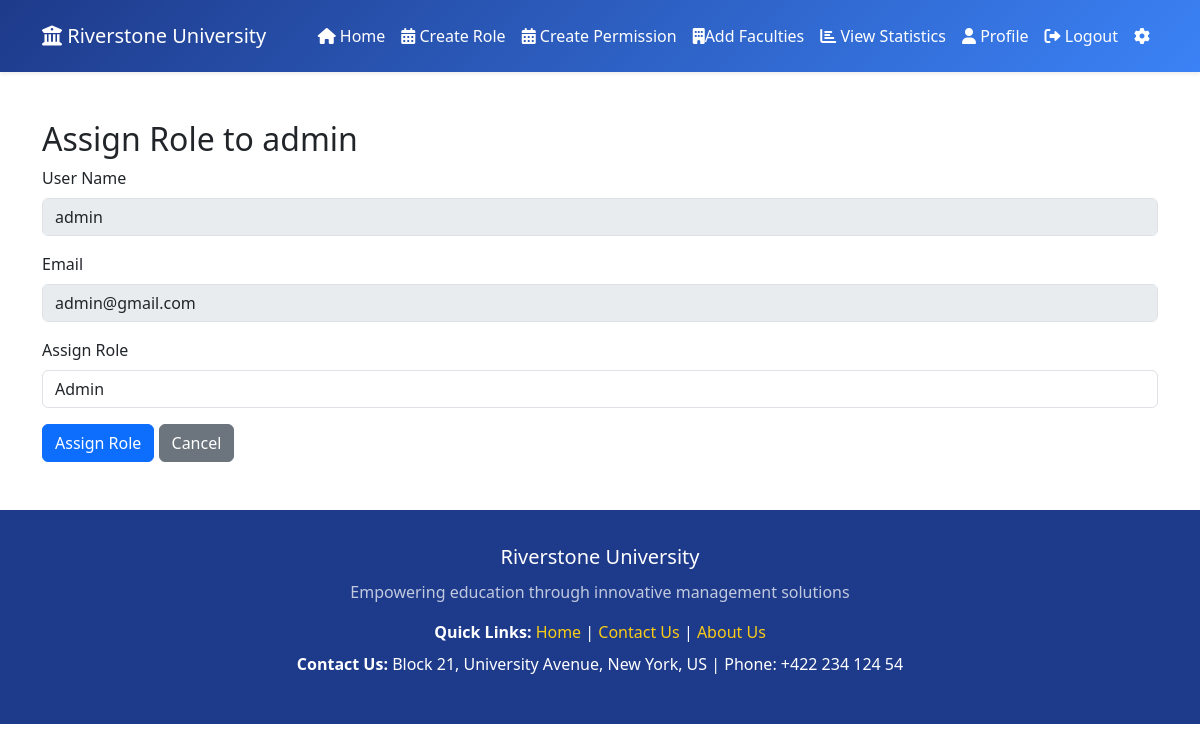
The page /src/Admin/design/assignrole.php?id=1 on the database its author committed.
### tables this page shows
CREATE TABLE `users` (
  `id` int(11) NOT NULL,
  `name` varchar(50) NOT NULL,
  `email` varchar(50) NOT NULL,
  `address` varchar(50) DEFAULT NULL,
  `phone` varchar(50) DEFAULT NULL,
  `password` varchar(255) NOT NULL,
  `faculty_id` int(11) DEFAULT NULL,
  `created_at` timestamp NOT NULL DEFAULT current_timestamp(),
  `last_login` timestamp NULL DEFAULT NULL
);

CREATE TABLE `role_user` (
  `user_id` int(11) NOT NULL,
  `role_id` int(11) NOT NULL
);

CREATE TABLE `roles` (
  `id` int(11) NOT NULL,
  `role_name` varchar(50) NOT NULL,
  `created_at` timestamp NOT NULL DEFAULT current_timestamp()
);

### _classes/Libs/Database/MySQL.php (called while the page is built, shortened)
<?php
class MySQL{
    private $dbhost;
    private $dbuser;
    private $dbpass;
    private $dbname;
    public function __construct(
        $dbhost="localhost",
        $dbuser="root",
        $dbpass="",
        $dbname="ewsd")
    {
        $this->dbhost=$dbhost;
        $this->dbuser=$dbuser;
        $this->dbpass=$dbpass;
        $this->dbname=$dbname;
    }
    public function connect(){
        try{
            $this->db=new PDO("mysql:dbhost=$this->dbhost;
            dbname=$this->dbname",
            $this->dbuser,
            $this->dbpass,
            [
                PDO::ATTR_ERRMODE => PDO::ERRMODE_EXCEPTION,
                PDO::ATTR_DEFAULT_FETCH_MODE => PDO::FETCH_OBJ,
            ]
            );
            return $this->db;
        }catch(PDOException $e){
            echo $e->getMessage();
            exit();
        }
    }
}

### _classes/Libs/Database/UsersTable.php (called while the page is built, shortened)
<?php
class UsersTable
{
    private $db;
    public function __construct(MySQL $mysql)
    {
        $this->db = $mysql->connect();
    }
    public function roleall()
    {
        $statement = $this->db->query(
            "SELECT * from roles"
        );
        return $statement->fetchAll();
    }
    public function getuserbyId($id)
    {
        $statement = $this->db->prepare("SELECT * FROM users WHERE id = :id");
        $statement->execute(['id' => $id]);
        return $statement->fetch(PDO::FETCH_OBJ);
    }
    public function getUserRole($id)
    {
        $statement = $this->db->prepare("
            SELECT role_id FROM role_user WHERE user_id = ?
        ");
        $statement->execute([$id]);
        return $statement->fetch(PDO::FETCH_OBJ);
    }
}

### src/Admin/design/assignrole.php (the view, shortened to what this page needs)
<?php
$user_id = $_GET['id'] ?? null;
$table = new UsersTable(new MySQL);
$users=$table->getuserbyId($user_id);
$roles=$table->roleall();
$currentRole = $table->getUserRole($user_id);
?>
<!DOCTYPE html>
<html lang="en">
<head>
    <link rel="stylesheet" href="../../../css/bootstrap.min.css">
</head>
<body>
<?php include "header.php"; ?>
    <div class="container mt-5">
        <h2>Assign Role to <?= $users->name ?></h2>
        <form method="POST">
            <div class="mb-3">
                <label class="form-label">User Name</label>
                <input type="text" class="form-control" value="<?= htmlspecialchars($users->name) ?>" disabled>
            </div>
            <div class="mb-3">
                <label class="form-label">Email</label>
                <input type="email" class="form-control" value="<?= htmlspecialchars($users->email) ?>" disabled>
            </div>
            <div class="mb-3">
                <label class="form-label">Assign Role</label>
                <select name="role_id" class="form-control">
                    <?php foreach ($roles as $role): ?>
                        <option value="<?= $role->id ?>" <?= ($currentRole->role_id ?? '') == $role->id ? 'selected' : '' ?>>
                            <?= $role->role_name ?>
                        </option>
                    <?php endforeach; ?>
                </select>
            </div>
            <button type="submit" class="btn btn-primary">Assign Role</button>
            <a href="dashboard.php" class="btn btn-secondary">Cancel</a>
        </form>
    </div>
    <?php include "footer.php"; ?>
</body>
</html>

### src/Admin/design/header.php (style rules this page uses)
:root { --primary-dark: #1e3a8a; --primary-light: #3b82f6; --accent: #facc15; --light-bg: #f8fafc; }

### src/Admin/design/footer.php (style rules this page uses)
:root { --primary-dark: #1e3a8a; --primary-light: #3b82f6; --secondary: #64748b; --accent: #facc15; --light-bg: #f8fafc; --card-bg: #ffffff; }

### rows shown on the page
users: name "admin", email "admin@gmail.com"
role_user: role_id "Admin"
